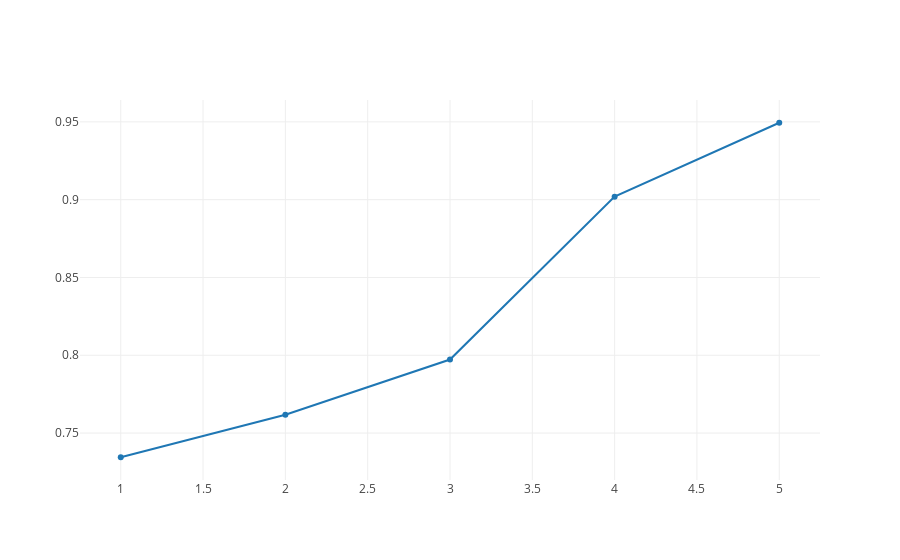

The code cell stored with this chart in its notebook:
### Code cell
import plotly
import plotly.graph_objs as go

plotly.offline.init_notebook_mode(connected=True)


for param, candidates in grid_params.items():

    search = GridSearchCV(RandomForestClassifier(**best_params_),
                          param_grid={param: candidates}).fit(X_train, y_train)

    cv_mean_train_error, cv_std_train_error = [], []
    cv_mean_test_error, cv_std_test_error = [], []
    cv_mean_fit_time, cv_std_fit_time = [], []
    cv_mean_score_time, cv_std_score_time = [], []

    
     for value in candidates:
        index = search.cv_results_['params'].index({param: value})
        # training
        cv_mean_train_error.append(
            1-search.cv_results_['mean_train_score'][index])
        cv_std_train_error.append(search.cv_results_['std_train_score'][index])
        # cross validation
        cv_mean_test_error.append(
            1-search.cv_results_['mean_test_score'][index])
        cv_std_test_error.append(search.cv_results_['std_test_score'][index])

        # training
        cv_mean_fit_time.append(search.cv_results_['mean_fit_time'][index])
        cv_std_fit_time.append(search.cv_results_['std_fit_time'][index])
        # cross validation
        cv_mean_score_time.append(search.cv_results_['mean_score_time'][index])
        cv_std_score_time.append(search.cv_results_['std_score_time'][index])


        # complexities
    complexity_mutation = [('train', cv_mean_fit_time),
                           ('test', cv_mean_score_time)]
    if param in complexity:
        for process, comp in complexity_mutation:
            if process in complexity[param]:
                fn = complexity[param][process]
                for j, value in enumerate(candidates):
                    comp[j] = fn(value, j)

    # errors
    errors_mutation = [('train', cv_mean_train_error),
                       ('test', cv_mean_test_error)]
    if param in errors:
        for process, err in errors_mutation:
            if process in errors[param]:
                fn = errors[param][process]
                for j, value in enumerate(candidates):
                    err[j] = fn(value, j)

### Figure 1 — Plotly figure (JSON) as saved in the notebook; plotly's stock layout.template omitted (floating-point values rounded to 4 significant figures)
{"data": [{"type": "scatter", "uid": "c6b8059c-2ed4-11e9-a30a-784f436025be", "x": [1, 2, 3, 4, 5], "y": [0.7344, 0.7617, 0.7973, 0.902, 0.9494]}], "layout": {}}
